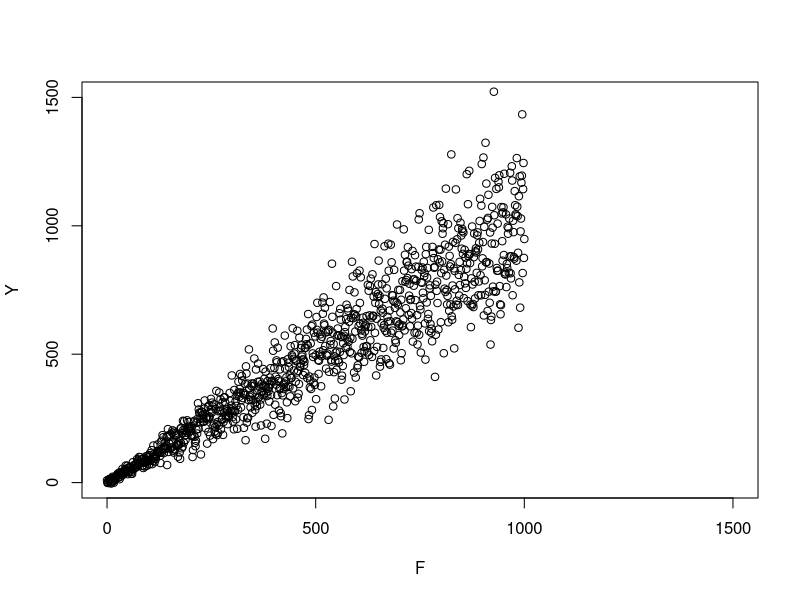
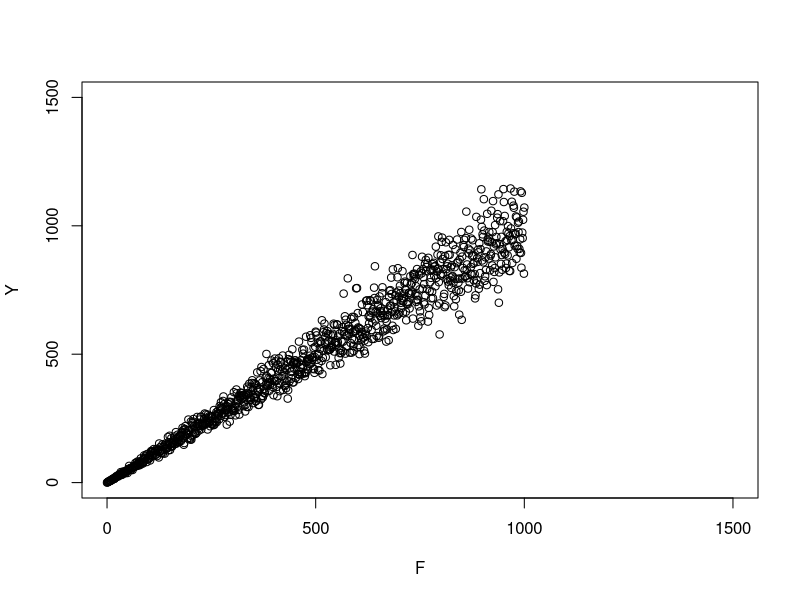
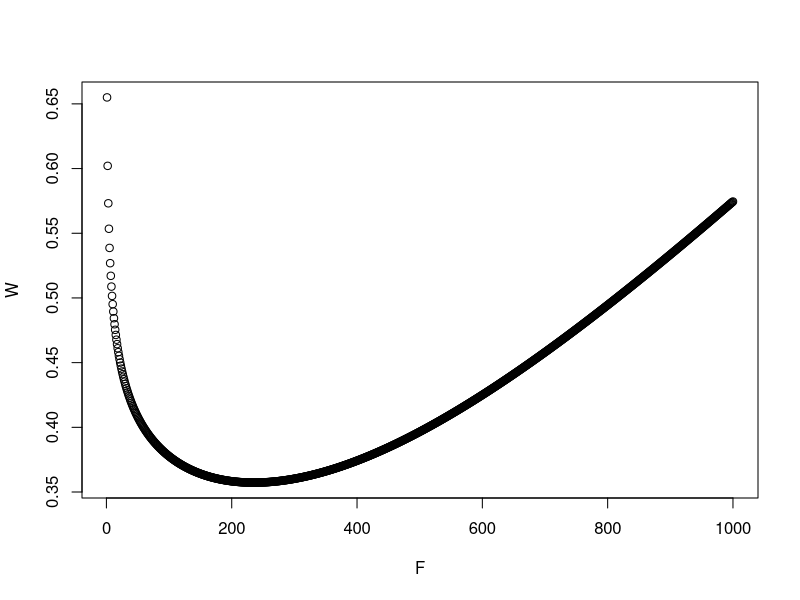
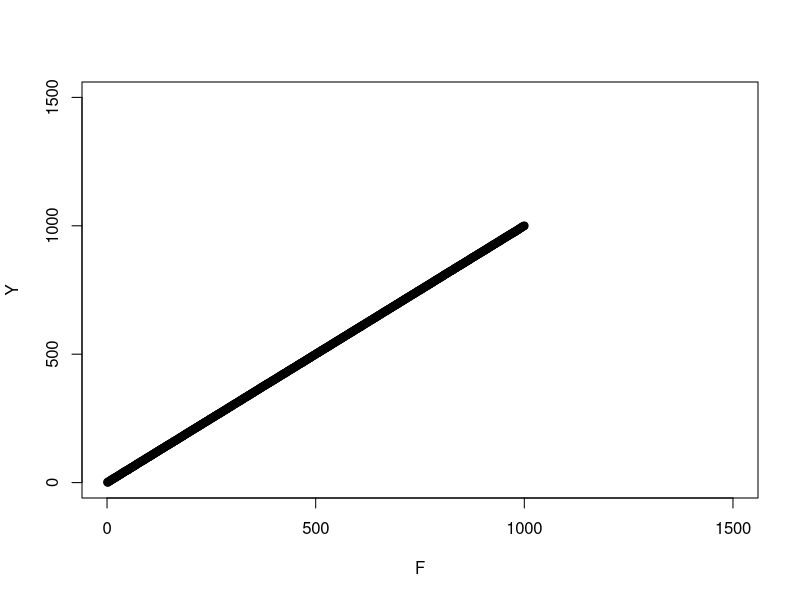

The R source for these figures, in order:
F = 0:1000
XYlim=c(0,max(F)*1.5)
W1 = .2
W2 = 7.04
ERR1 = 1
W = sqrt(W1**2*F**2+W2**2)
Y = F + W*rnorm(length(F),0,ERR1)
plot(F,Y,xlim=XYlim,ylim=XYlim)


F = 0:1000
XYlim=c(0,max(F)*1.5)
ERR1 = .1
Y = F * exp(rnorm(length(F),0,ERR1))
plot(F,Y,xlim=XYlim,ylim=XYlim)

F = 1:1000
XYlim=c(0,max(F)*1.5)
W1 = .0005
W2 = 0
W3 = .655
W4 = -.243
ERR1 = 1
W = sqrt(W1**2*F**2+W2**2+W3**2*F**W4)
plot(F,W)
Y = F + W*rnorm(length(F),0,ERR1)
plot(F,Y,xlim=XYlim,ylim=XYlim)


